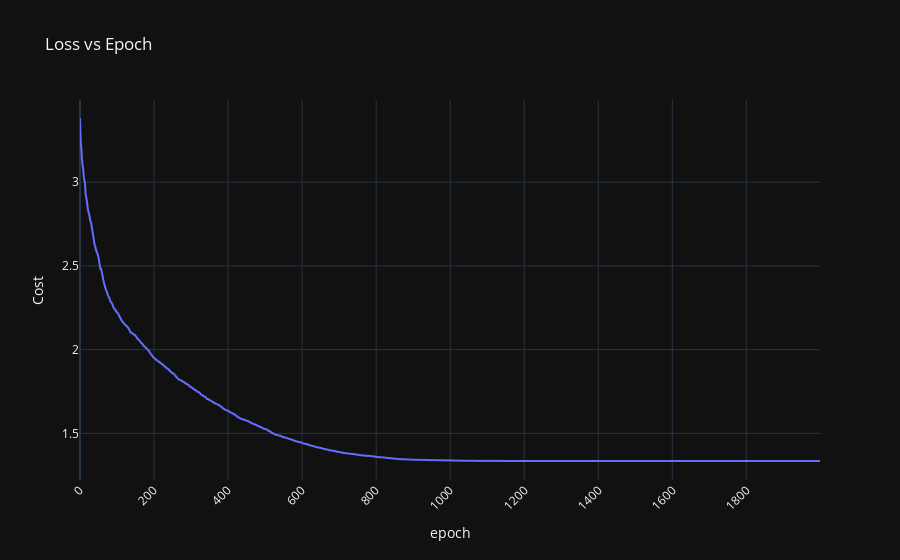

Notebook source saved alongside this figure:
### Markdown cell above
### BA Optmisation
Now we will try to optimise the network using BA

### Code cell
if True:
    # Create BA
    nn_ba = NN_BA(
        nn, 
        100,
        0.5, 
        0.6, 
        0,
        1,
        x_train, 
        y_train,
    )

    print(nn_ba.least_cost)

    (_, _, ep_cost) = nn_ba.fit(2000)

    print(nn_ba.least_cost)
    plot_loss(ep_cost)

### Figure 1 — Plotly figure (JSON) as saved in the notebook; plotly's stock layout.template omitted (floating-point values rounded to 4 significant figures; data arrays with more than 128 entries replaced by an {"elided": "..."} marker saying what was removed)
{"data": [{"hovertemplate": "epoch=%{x}<br>Cost=%{y}<extra></extra>", "legendgroup": "", "line": {"color": "#636efa", "dash": "solid"}, "marker": {"symbol": "circle"}, "mode": "lines", "name": "", "showlegend": false, "type": "scattergl", "x": {"elided": "2000 int values"}, "xaxis": "x", "y": {"elided": "2000 float values"}, "yaxis": "y"}], "layout": {"autosize": true, "legend": {"tracegroupgap": 0}, "title": {"text": "Loss vs Epoch"}, "xaxis": {"anchor": "y", "autorange": true, "domain": [0, 1], "range": [0, 1999], "tickangle": -45, "title": {"text": "epoch"}, "type": "linear"}, "yaxis": {"anchor": "x", "autorange": true, "domain": [0, 1], "range": [1.221, 3.491], "title": {"text": "Cost"}, "type": "linear"}}}
